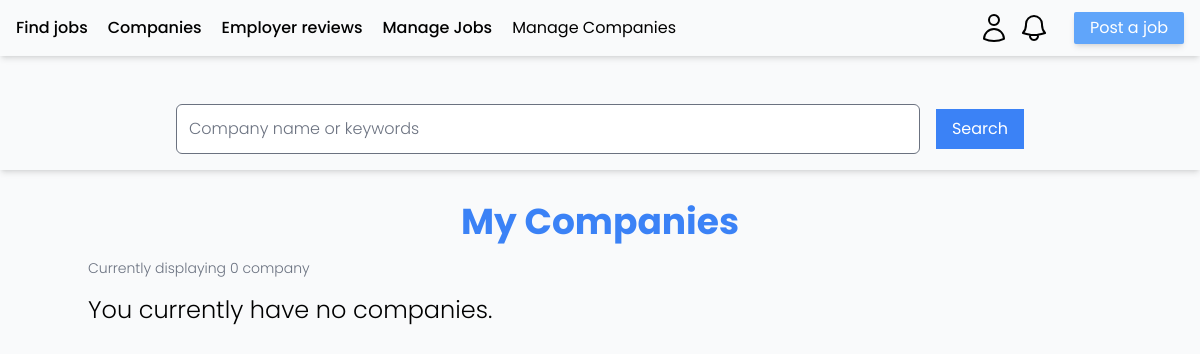
Page /companies/ (signed in) on the earlier database version.
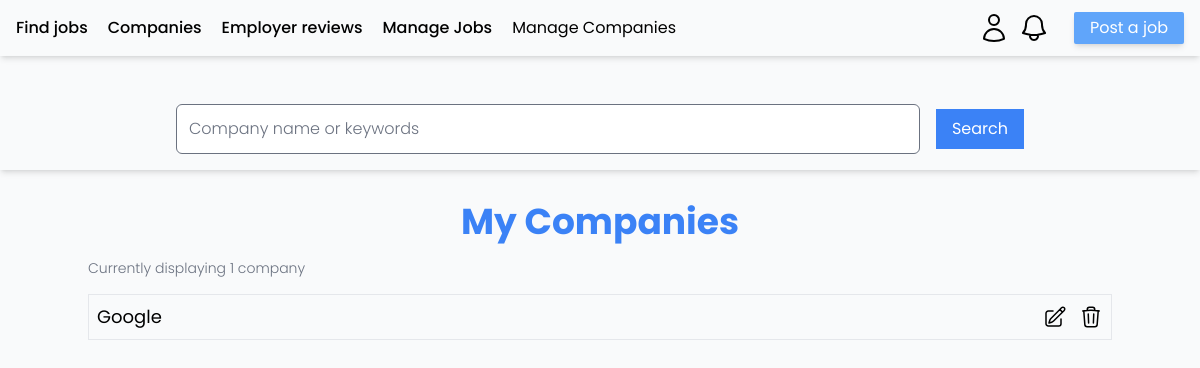
Same page on the later database version.
### app_jobboard/models.py (models this page shows, shortened)
class Company(models.Model):
    id = models.UUIDField(default=uuid.uuid4, primary_key=True, editable=False)
    name = models.CharField(max_length=256)
    description = models.TextField()
    isLookingForEmployees = models.BooleanField(default=False)
    location = models.TextField(max_length=255)
    category = models.ForeignKey(
        CompanyCategory, on_delete=models.SET_NULL, null=True, blank=True
    )
    owner = models.ForeignKey(CustomUser, on_delete=models.CASCADE, null=True)

### app_jobboard/views_folder/company_views.py (the view)
# urls.py: path("companies/", company_views.userCompanies, name="userCompanies"),
@login_required(login_url="auth:index")
def userCompanies(request):
    q = request.GET.get("q")
    context = {}
    if q:
        context["q"] = q
        context["companies"] = Company.objects.filter(
            Q(owner=request.user) & Q(name__icontains=q)
            | Q(description__icontains=q)
            | Q(category__name__icontains=q)
        )
    else:
        context["companies"] = Company.objects.filter(owner=request.user)
    return render(request, "jobboard/manageCompanies.html", context)

### templates/jobboard/manageCompanies.html (shortened to what this page needs)
{% extends "layout.html" %} {% block title %} - Register {% endblock %}
{% block searchComponent %}
<div class="flex flex-col shadow-md pb-4 px-4">
    <form
        action="{% url 'jobboard:userCompanies' %}"
        class="flex flex-row gap-4 items-center w-full justify-center px-40 mt-12">
        {% if q %}
        <input
            type="text"
            name="q"
            id="q"
            placeholder="{{ q }}"
            class="py-3 rounded-md font-light w-full" />
        {% else %}
        <input
            type="text"
            name="q"
            id="q"
            placeholder="Company name or keywords"
            class="py-3 rounded-md font-light w-full" />
        {% endif %}
        <button
            type="submit"
            class="w-fit h-fit px-4 py-2 bg-blue-500 text-white">
            Search
        </button>
    </form>
</div>
{% endblock %}
{% block content %}
<div class="mb-4">
    <h1 class="w-full text-center text-4xl mt-8 mb-4 text-blue-500 font-bold">My Companies</h1>
    <p class="font-light text-gray-500 text-sm self-end">Currently displaying {{companies.count}} company</p>
    <div class="flex flex-col gap-4 mt-4">
        {% for company in companies %}
        <div class="flex flex-row justify-between px-2 py-2 border hover:shadow-md duration-300">
            <div class="flex flex-row justify-between w-full">
                <div class="flex flex-row gap-2 items-center">
                    <a class="block text-lg" href="{% url 'jobboard:company' company.id %}">{{ company.name }}<a/>
                </div>
                <div class="flex flex-row gap-3 items-center">
                    <a href="{% url 'jobboard:editCompany' company.id %}/?next={{ request.path }}">
                    </a>
                    <a href="{% url 'jobboard:deleteCompany' company.id %}/?next={{ request.path }}">
                    </a>
                </div>
            </div>
        </div>
        {% empty %}
            {% if q %}
                <div class="w-full flex flex-col justify-start text-gray-400">
                    <p class="text-2xl font-light">
                        The search <strong>"{{ q }}"</strong> did not match any companies.
                    </p>
                    <h4 class="font-medium text-lg mt-4 text-gray-500">
                        Search suggestions:
                    </h4>
                    <ul class="list-disc list-inside font-light">
                        <li>Try more general keywords</li>
                        <li>Check your spelling</li>
                        <li>Replace abbreviations with the entire word</li>
                    </ul>
                </div>
            {% else %}
                <p class="text-2xl font-light">
                    You currently have no companies.
                </p>
	{% endif %}
        {% endfor %}
    </div>
</div>
{% endblock %}

Differences in the rows shown:
added Company: name "Google"
Other differences:
{{ companies.count }}: "0" → "1"
text no longer shown: "You currently have no companies."
